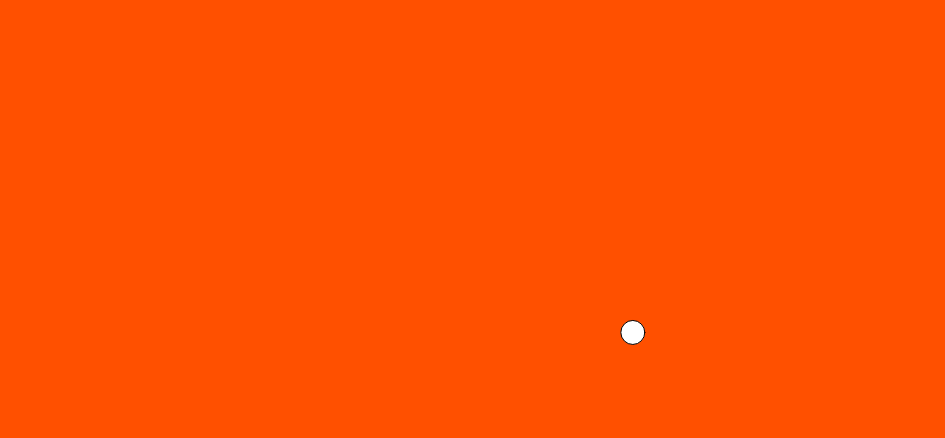
Frame 1 (no input)
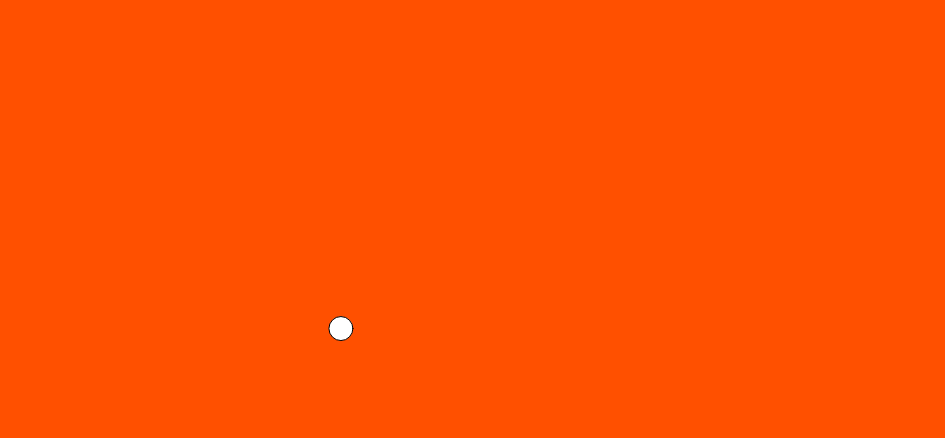
Frame 60 (no input)
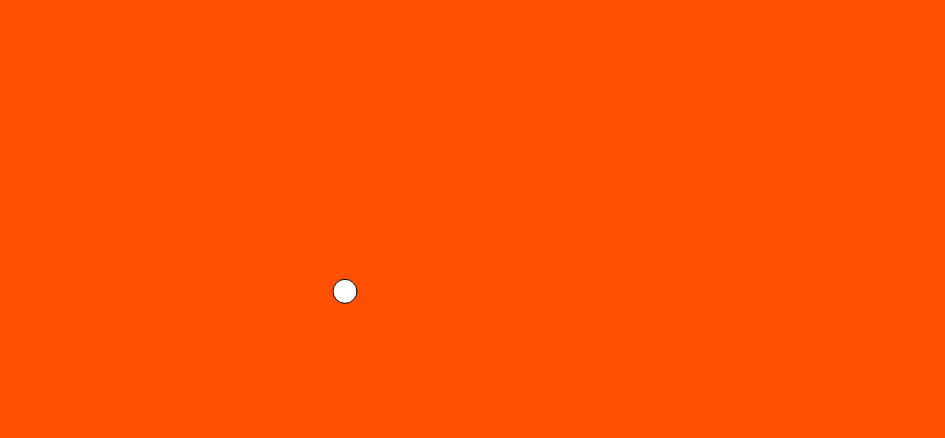
Frame 120 (the mouse pressed at the canvas centre since frame 60)

The p5.js sketch that drew these frames (run headless with seeded random() and noise() and a simulated clock; from frame 60 on, the mouse is pressed at the canvas centre):

// p5.js sketch
// ── sketch.js
function setup() {
  createCanvas(945, 438);
  walker = new Walker();
}

function draw() {
  background(255, 80, 0);
  walker.step();
}

let tx;
let ty;

class Walker {
  constructor() {
    this.tx = 0;
    this.ty = 10000;
  }

  step() {
    this.x = map(noise(this.tx), 0, 1, 0, width);
    this.y = map(noise(this.ty), 0, 1, 0, height);
    print("this.x: " + this.x + " this.y " + this.y);
    this.tx += 0.01;
    this.ty += 0.01;

    ellipse(this.x, this.y, 24, 24);
  }
}
